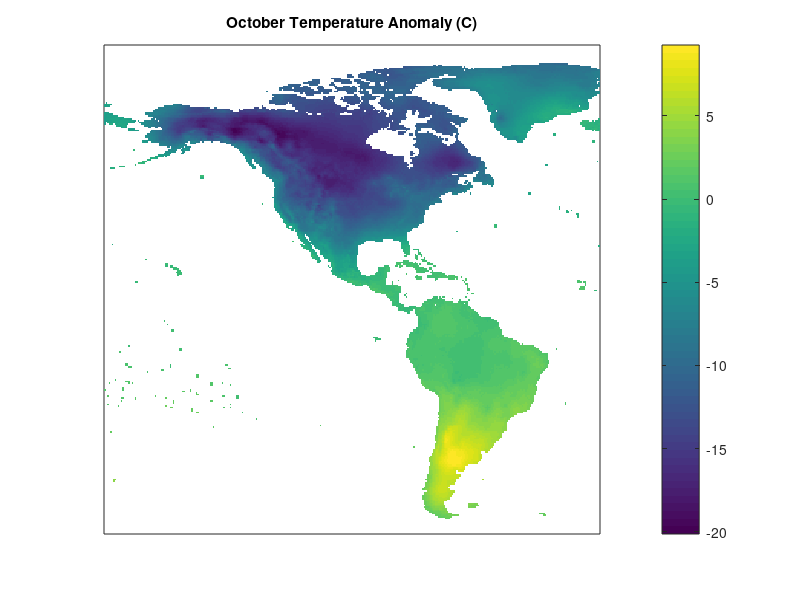

Recreate this plot in MATLAB. (Note: this script raises an error after producing the figure.)
% This is a demo of scaleColorMap

%% Figure 1: Scale temperature anomalies (a diverging dataset) to a
% blue-white-red colormap

% Load a blue-white-red colormap. This scales from blue (for the smallest
% values), to white (at the center of the colormap), to red (for maximum
% values).
m = load('demo_colormap.mat');
cmap = m.cmap;

% Load some demo temperature anomaly data. (Specifically, temperature
% anomaly data over the Americas for December, July, and October relative
% to the annual mean temperature.)
m = load('demo_T_anomaly_data.mat');
Tanom = m.Tanom;

% Plot the data
figure;
h = pcolor(Tanom(:,:,1));
set(h,'linestyle','none');
colorbar
set(gca,'xtick',[],'ytick',[]);
title('October Temperature Anomaly (C)');

% Using scaleColorMap adjusts the colormap and color limits so that the
% white values at the center of the colormap are matched to the anomaly
% divergence point of zero.
%
% Furthermore, this data is from boreal winter. So, the
% negative anomalies are much more extreme than the positive anomalies.
% Accordingly, scaleColorMap adjusts the colorbar to use more intense blue
% values, while less intense red values.
scaleColorMap( cmap, 0 );



%% Figure 2: Scale and use the same colormap for multiple plots.

% It's often useful to compare several plots while using the same colorbar.
% Let's do that here...

% Plot the data
figure

ax1 = subplot(1,3,1);
h = pcolor(Tanom(:,:,1));
set(h,'linestyle','none');
colorbar
set(gca,'xtick',[],'ytick',[]);
title('December Anomaly (C)');

ax2 = subplot(1,3,2);
h = pcolor(Tanom(:,:,2));
set(h,'linestyle','none');
colorbar
set(gca,'xtick',[],'ytick',[]);
title('July Anomaly (C)');

ax3 = subplot(1,3,3);
h = pcolor(Tanom(:,:,3));
set(h,'linestyle','none');
colorbar
set(gca,'xtick',[],'ytick',[]);
title('October Anomaly (C)');

% Get the set of axes handles
allAxes = [ax1, ax2, ax3];

% Scale the data on all the plots to the same colorbar
scaleColorMap( cmap, 0, allAxes );
